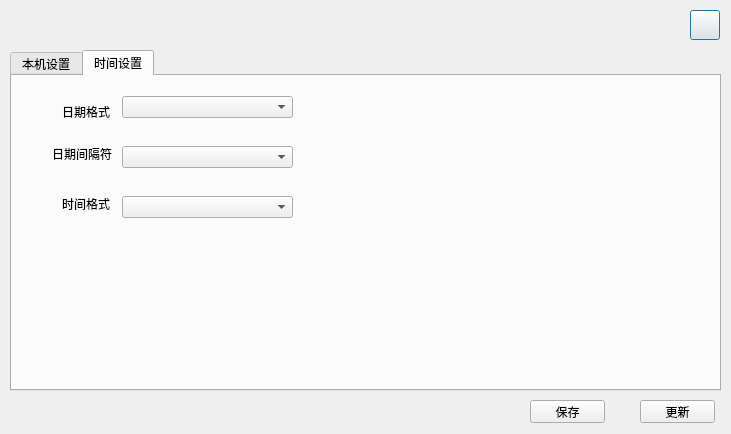
<?xml version="1.0" encoding="UTF-8"?>
<ui version="4.0">
 <class>OrdinarySet</class>
 <widget class="QDialog" name="OrdinarySet">
  <property name="geometry">
   <rect>
    <x>0</x>
    <y>0</y>
    <width>731</width>
    <height>434</height>
   </rect>
  </property>
  <property name="windowTitle">
   <string>OrdinarySet</string>
  </property>
  <widget class="QTabWidget" name="btntSave">
   <property name="geometry">
    <rect>
     <x>10</x>
     <y>50</y>
     <width>711</width>
     <height>341</height>
    </rect>
   </property>
   <property name="currentIndex">
    <number>1</number>
   </property>
   <widget class="QWidget" name="tab">
    <attribute name="title">
     <string>本机设置</string>
    </attribute>
    <widget class="QLabel" name="label">
     <property name="geometry">
      <rect>
       <x>40</x>
       <y>40</y>
       <width>51</width>
       <height>16</height>
      </rect>
     </property>
     <property name="text">
      <string>设备名称</string>
     </property>
    </widget>
    <widget class="QLineEdit" name="lineEdit_Device">
     <property name="geometry">
      <rect>
       <x>100</x>
       <y>40</y>
       <width>211</width>
       <height>20</height>
      </rect>
     </property>
    </widget>
    <widget class="QLabel" name="label_2">
     <property name="geometry">
      <rect>
       <x>60</x>
       <y>90</y>
       <width>31</width>
       <height>16</height>
      </rect>
     </property>
     <property name="text">
      <string>语言</string>
     </property>
    </widget>
    <widget class="QComboBox" name="comboBox_Language">
     <property name="geometry">
      <rect>
       <x>100</x>
       <y>90</y>
       <width>211</width>
       <height>22</height>
      </rect>
     </property>
    </widget>
    <widget class="QLabel" name="label_3">
     <property name="geometry">
      <rect>
       <x>30</x>
       <y>140</y>
       <width>51</width>
       <height>16</height>
      </rect>
     </property>
     <property name="text">
      <string>视频制式</string>
     </property>
    </widget>
    <widget class="QComboBox" name="comboBox_vFormat">
     <property name="geometry">
      <rect>
       <x>100</x>
       <y>140</y>
       <width>211</width>
       <height>22</height>
      </rect>
     </property>
    </widget>
   </widget>
   <widget class="QWidget" name="tab_2">
    <attribute name="title">
     <string>时间设置</string>
    </attribute>
    <widget class="QLabel" name="label_4">
     <property name="geometry">
      <rect>
       <x>40</x>
       <y>30</y>
       <width>54</width>
       <height>12</height>
      </rect>
     </property>
     <property name="text">
      <string/>
     </property>
    </widget>
    <widget class="QLabel" name="label_5">
     <property name="geometry">
      <rect>
       <x>50</x>
       <y>30</y>
       <width>54</width>
       <height>12</height>
      </rect>
     </property>
     <property name="text">
      <string>日期格式</string>
     </property>
    </widget>
    <widget class="QComboBox" name="comboBox_dFormat">
     <property name="geometry">
      <rect>
       <x>110</x>
       <y>20</y>
       <width>171</width>
       <height>22</height>
      </rect>
     </property>
    </widget>
    <widget class="QLabel" name="label_6">
     <property name="geometry">
      <rect>
       <x>40</x>
       <y>70</y>
       <width>61</width>
       <height>16</height>
      </rect>
     </property>
     <property name="text">
      <string>日期间隔符</string>
     </property>
    </widget>
    <widget class="QComboBox" name="comboBox_dInterval">
     <property name="geometry">
      <rect>
       <x>110</x>
       <y>70</y>
       <width>171</width>
       <height>22</height>
      </rect>
     </property>
    </widget>
    <widget class="QLabel" name="label_7">
     <property name="geometry">
      <rect>
       <x>50</x>
       <y>120</y>
       <width>51</width>
       <height>16</height>
      </rect>
     </property>
     <property name="text">
      <string>时间格式</string>
     </property>
    </widget>
    <widget class="QComboBox" name="comboBox_tFormat">
     <property name="geometry">
      <rect>
       <x>110</x>
       <y>120</y>
       <width>171</width>
       <height>22</height>
      </rect>
     </property>
    </widget>
   </widget>
  </widget>
  <widget class="QPushButton" name="btnClose">
   <property name="geometry">
    <rect>
     <x>690</x>
     <y>10</y>
     <width>30</width>
     <height>30</height>
    </rect>
   </property>
   <property name="minimumSize">
    <size>
     <width>30</width>
     <height>30</height>
    </size>
   </property>
   <property name="maximumSize">
    <size>
     <width>30</width>
     <height>30</height>
    </size>
   </property>
   <property name="text">
    <string/>
   </property>
   <property name="icon">
    <iconset>
     <normaloff>:/res/SoftIcon/Cancel.png</normaloff>:/res/SoftIcon/Cancel.png</iconset>
   </property>
   <property name="iconSize">
    <size>
     <width>30</width>
     <height>30</height>
    </size>
   </property>
  </widget>
  <widget class="QPushButton" name="btnUpgrade">
   <property name="geometry">
    <rect>
     <x>640</x>
     <y>400</y>
     <width>75</width>
     <height>23</height>
    </rect>
   </property>
   <property name="text">
    <string>更新</string>
   </property>
  </widget>
  <widget class="QPushButton" name="btnSave">
   <property name="geometry">
    <rect>
     <x>530</x>
     <y>400</y>
     <width>75</width>
     <height>23</height>
    </rect>
   </property>
   <property name="text">
    <string>保存</string>
   </property>
  </widget>
 </widget>
 <layoutdefault spacing="6" margin="11"/>
 <resources/>
 <connections/>
</ui>
